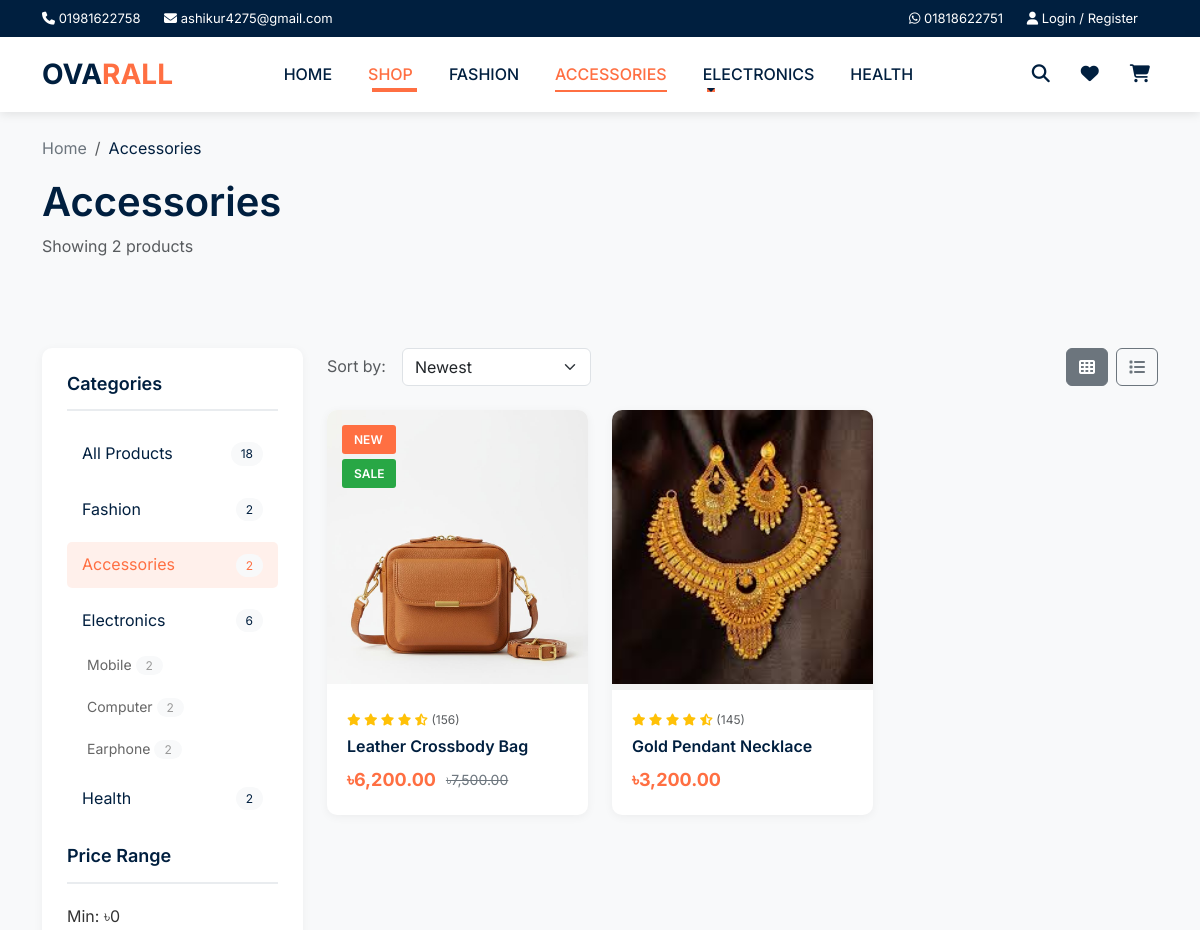
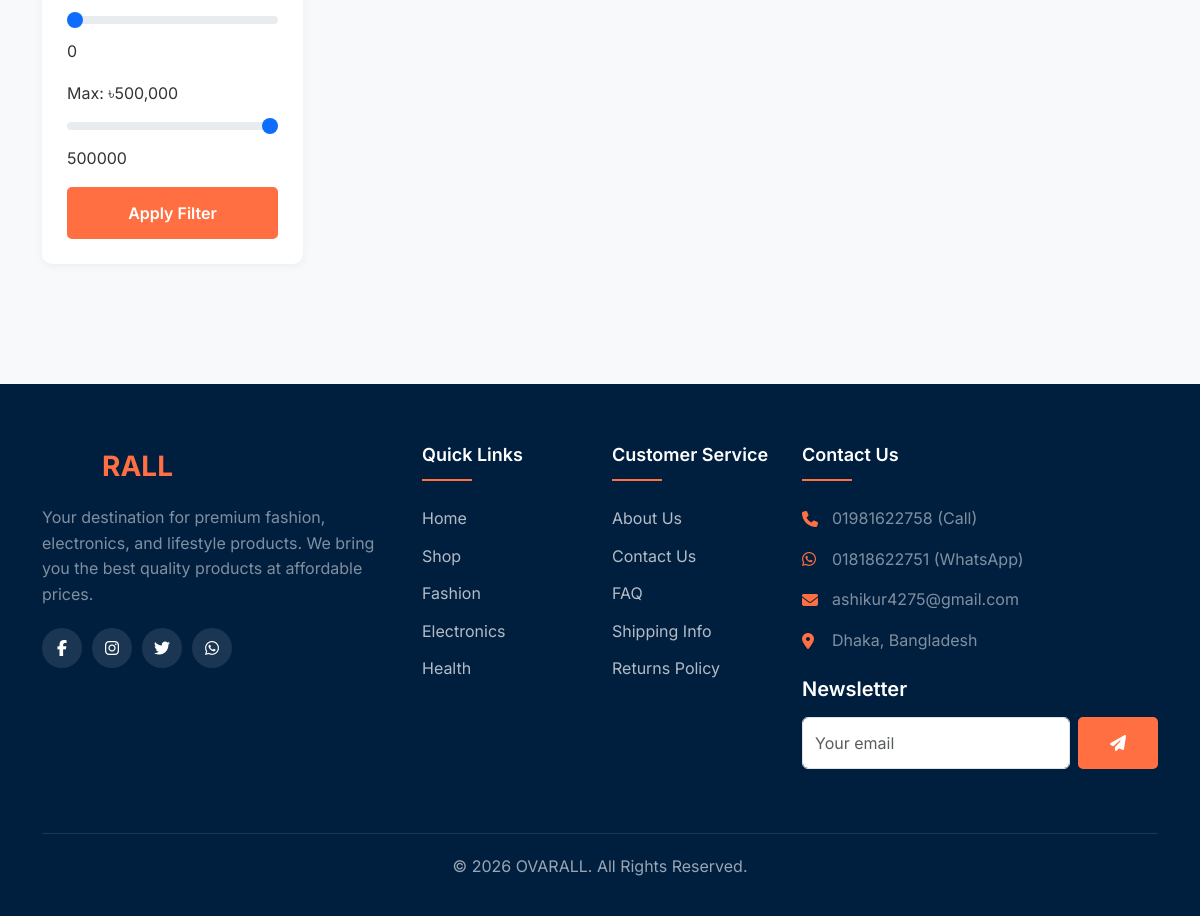
Screenshot of /shop.php?category=accessories with the database file from the repository (2 pictures, top to bottom).
### tables this page shows
CREATE TABLE categories (
    id INT AUTO_INCREMENT PRIMARY KEY,
    name VARCHAR(100) NOT NULL,
    slug VARCHAR(100) UNIQUE NOT NULL,
    description TEXT,
    parent_id INT DEFAULT NULL,
    image VARCHAR(255),
    sort_order INT DEFAULT 0,
    is_active BOOLEAN DEFAULT TRUE,
    created_at TIMESTAMP DEFAULT CURRENT_TIMESTAMP,
    FOREIGN KEY (parent_id) REFERENCES categories(id) ON DELETE SET NULL
);

CREATE TABLE products (
    id INT AUTO_INCREMENT PRIMARY KEY,
    name VARCHAR(200) NOT NULL,
    slug VARCHAR(200) UNIQUE NOT NULL,
    description TEXT,
    short_description TEXT,
    price DECIMAL(10, 2) NOT NULL,
    sale_price DECIMAL(10, 2) DEFAULT NULL,
    sku VARCHAR(50) UNIQUE,
    stock INT DEFAULT 0,
    category_id INT,
    image VARCHAR(255),
    gallery TEXT,
    sizes VARCHAR(255),
    colors VARCHAR(255),
    is_featured BOOLEAN DEFAULT FALSE,
    is_new BOOLEAN DEFAULT FALSE,
    is_active BOOLEAN DEFAULT TRUE,
    rating DECIMAL(2, 1) DEFAULT 5.0,
    review_count INT DEFAULT 0,
    created_at TIMESTAMP DEFAULT CURRENT_TIMESTAMP,
    updated_at TIMESTAMP DEFAULT CURRENT_TIMESTAMP ON UPDATE CURRENT_TIMESTAMP,
    FOREIGN KEY (category_id) REFERENCES categories(id) ON DELETE SET NULL
);

### includes/config.php (called while the page is built, shortened)
<?php
function formatPrice($price) {
    return CURRENCY . number_format($price, 2);
}
?>

### shop.php (the view, shortened to what this page needs)
<?php
require_once 'includes/header.php';
$db = getDB();
$categorySlug = isset($_GET['category']) ? $_GET['category'] : null;
$search = isset($_GET['search']) ? trim($_GET['search']) : null;
$minPrice = isset($_GET['min_price']) ? (float)$_GET['min_price'] : 0;
$maxPrice = isset($_GET['max_price']) ? (float)$_GET['max_price'] : 500000;
$sort = isset($_GET['sort']) ? $_GET['sort'] : 'newest';
$mainCategories = $db->query("SELECT * FROM categories WHERE parent_id IS NULL AND is_active = 1 ORDER BY sort_order")->fetchAll();
$currentCategory = null;
if ($categorySlug) {
    $stmt = $db->prepare("SELECT * FROM categories WHERE slug = ?");
    $stmt->execute([$categorySlug]);
    $currentCategory = $stmt->fetch();
}
$sql = "SELECT p.*, c.name as category_name, c.slug as category_slug
        FROM products p
        LEFT JOIN categories c ON p.category_id = c.id
        WHERE p.is_active = 1";
$params = [];
if ($currentCategory) {
    $subCats = $db->prepare("SELECT id FROM categories WHERE parent_id = ?");
    $subCats->execute([$currentCategory['id']]);
    $subCatIds = $subCats->fetchAll(PDO::FETCH_COLUMN);
    if ($subCatIds) {
        $placeholders = implode(',', array_fill(0, count($subCatIds), '?'));
        $sql .= " AND (p.category_id = ? OR p.category_id IN ($placeholders))";
        $params[] = $currentCategory['id'];
        $params = array_merge($params, $subCatIds);
    } else {
        $sql .= " AND p.category_id = ?";
        $params[] = $currentCategory['id'];
    }
}
$sql .= " AND p.price BETWEEN ? AND ?";
$params[] = $minPrice;
$params[] = $maxPrice;
switch ($sort) {
    default:
        $sql .= " ORDER BY p.created_at DESC";
}
$stmt = $db->prepare($sql);
$stmt->execute($params);
$products = $stmt->fetchAll();
$countStmt = $db->query("SELECT c.id, COUNT(p.id) as count
    FROM categories c
    LEFT JOIN products p ON c.id = p.category_id AND p.is_active = 1
    WHERE c.is_active = 1
    GROUP BY c.id");
$countResults = $countStmt->fetchAll(PDO::FETCH_ASSOC);
$catCounts = [];
foreach ($countResults as $row) {
    $catCounts[$row['id']] = $row['count'];
}
$catCounts[3] = 6;
?>
<section class="py-4 bg-light">
    <div class="container">
        <nav aria-label="breadcrumb">
            <ol class="breadcrumb mb-0">
                <li class="breadcrumb-item"><a href="index.php">Home</a></li>
                <li class="breadcrumb-item active">
                    <?php echo $currentCategory ? $currentCategory['name'] : ($search ? 'Search: ' . htmlspecialchars($search) : 'All Products'); ?>
                </li>
            </ol>
        </nav>
        <h1 class="mt-3">
            <?php echo $currentCategory ? $currentCategory['name'] : ($search ? 'Search Results' : 'All Products'); ?>
        </h1>
        <p class="text-muted">Showing <?php echo count($products); ?> products</p>
    </div>
</section>
<section class="py-5">
    <div class="container">
        <div class="row">
            <div class="col-lg-3 mb-4">
                <div class="shop-sidebar">
                    <h4 class="sidebar-title">Categories</h4>
                    <ul class="category-list">
                        <li>
                            <a href="shop.php" class="<?php echo !$currentCategory ? 'active' : ''; ?>">
                                All Products
                                <span class="count"><?php echo array_sum($catCounts); ?></span>
                            </a>
                        </li>
                        <?php foreach ($mainCategories as $cat): ?>
                            <li>
                                <a href="shop.php?category=<?php echo $cat['slug']; ?>"
                                   class="<?php echo $currentCategory && $currentCategory['id'] == $cat['id'] ? 'active' : ''; ?>">
                                    <?php echo $cat['name']; ?>
                                    <span class="count"><?php echo $catCounts[$cat['id']] ?? 0; ?></span>
                                </a>
                                <?php
                                $subStmt = $db->prepare("SELECT * FROM categories WHERE parent_id = ? AND is_active = 1 ORDER BY sort_order");
                                $subStmt->execute([$cat['id']]);
                                $subCategories = $subStmt->fetchAll();
                                ?>
                                <?php if (!empty($subCategories)): ?>
                                    <ul class="sub-category-list" style="list-style: none; padding-left: 20px; margin-top: 5px;">
                                        <?php foreach ($subCategories as $subCat): ?>
                                            <li>
                                                <a href="shop.php?category=<?php echo $subCat['slug']; ?>"
                                                   style="font-size: 14px; padding: 5px 0; display: block;">
                                                    <?php echo $subCat['name']; ?>
                                                    <span class="count"><?php echo $catCounts[$subCat['id']] ?? 0; ?></span>
                                                </a>
                                            </li>
                                        <?php endforeach; ?>
                                    </ul>
                                <?php endif; ?>
                            </li>
                        <?php endforeach; ?>
                    </ul>
                    <h4 class="sidebar-title mt-4">Price Range</h4>
                    <form action="shop.php" method="GET">
                        <div class="mb-3">
                            <label class="form-label">Min: ৳<?php echo number_format($minPrice); ?></label>
                            <input type="range" name="min_price" class="form-range" min="0" max="500000" step="1000"
                                   value="<?php echo $minPrice; ?>" oninput="this.nextElementSibling.value = this.value">
                            <output><?php echo $minPrice; ?></output>
                        </div>
                        <div class="mb-3">
                            <label class="form-label">Max: ৳<?php echo number_format($maxPrice); ?></label>
                            <input type="range" name="max_price" class="form-range" min="0" max="500000" step="1000"
                                   value="<?php echo $maxPrice; ?>" oninput="this.nextElementSibling.value = this.value">
                            <output><?php echo $maxPrice; ?></output>
                        </div>
                        <button type="submit" class="btn btn-primary-custom w-100">Apply Filter</button>
                    </form>
                </div>
            </div>
            <div class="col-lg-9">
                <div class="d-flex justify-content-between align-items-center mb-4">
                    <div class="d-flex align-items-center gap-3">
                        <span class="text-muted">Sort by:</span>
                        <select class="form-select" style="width: auto;" onchange="location.href=this.value">
                            <option value="?<?php echo http_build_query(array_merge($_GET, ['sort' => 'newest'])); ?>" <?php echo $sort == 'newest' ? 'selected' : ''; ?>>Newest</option>
                        </select>
                    </div>
                    <div class="d-flex gap-2">
                        <button class="btn btn-outline-secondary active"><i class="fas fa-th"></i></button>
                        <button class="btn btn-outline-secondary"><i class="fas fa-list"></i></button>
                    </div>
                </div>
                <?php if (empty($products)): ?>
                    <div class="text-center py-5">
                        <i class="fas fa-search fa-3x text-muted mb-3"></i>
                        <h4>No products found</h4>
                        <p class="text-muted">Try adjusting your filters or search query</p>
                        <a href="shop.php" class="btn btn-primary-custom">View All Products</a>
                    </div>
                <?php else: ?>
                    <div class="row">
                        <?php foreach ($products as $product): ?>
                            <div class="col-lg-4 col-md-6">
                                <div class="product-card">
                                    <div class="product-image">
                                        <a href="product.php?slug=<?php echo $product['slug']; ?>">
                                            <img src="<?php echo $product['image'] ?: 'https://via.placeholder.com/300x400?text=' . urlencode($product['name']); ?>" alt="<?php echo $product['name']; ?>">
                                        </a>
                                        <div class="product-badges">
                                            <?php if ($product['is_new']): ?>
                                                <span class="badge-new">NEW</span>
                                            <?php endif; ?>
                                            <?php if ($product['sale_price']): ?>
                                                <span class="badge-sale">SALE</span>
                                            <?php endif; ?>
                                        </div>
                                        <div class="product-actions">
                                        </div>
                                    </div>
                                    <div class="product-info">
                                        <div class="product-rating">
                                            <?php for ($i = 1; $i <= 5; $i++): ?>
                                                <i class="fas fa-star<?php echo $i > $product['rating'] ? '-half-alt' : ''; ?>"></i>
                                            <?php endfor; ?>
                                            <span class="text-muted">(<?php echo $product['review_count']; ?>)</span>
                                        </div>
                                        <a href="product.php?slug=<?php echo $product['slug']; ?>">
                                            <h3 class="product-title"><?php echo $product['name']; ?></h3>
                                        </a>
                                        <div class="product-price">
                                            <span class="price-current"><?php echo formatPrice($product['sale_price'] ?: $product['price']); ?></span>
                                            <?php if ($product['sale_price']): ?>
                                                <span class="price-old"><?php echo formatPrice($product['price']); ?></span>
                                            <?php endif; ?>
                                        </div>
                                    </div>
                                </div>
                            </div>
                        <?php endforeach; ?>
                    </div>
                <?php endif; ?>
            </div>
        </div>
    </div>
</section>
<?php require_once 'includes/footer.php'; ?>

### assets/css/style.css (style rules this page uses)
:root { --primary-color: #ff6f42; --secondary-color: #2c3e50; --dark-color: #001f3f; --light-color: #f8f9fa; --gray-color: #6c757d; --border-color: #e9ecef; --success-color: #28a745; --danger-color: #dc3545; --warning-color: #ffc107; }
* { margin: 0; padding: 0; box-sizing: border-box; }
body { font-family: 'Inter', -apple-system, BlinkMacSystemFont, 'Segoe UI', Roboto, sans-serif; line-height: 1.6; color: #333; background-color: #f8f9fa; }
h1, h2, h3, h4, h5, h6 { font-weight: 600; color: var(--dark-color); }
a { text-decoration: none; color: inherit; transition: all 0.3s ease; }
.btn-primary-custom { background: var(--primary-color); color: #fff; padding: 12px 30px; border-radius: 5px; font-weight: 600; border: 2px solid var(--primary-color); transition: all 0.3s ease; }
.product-card { background: #fff; border-radius: 10px; overflow: hidden; box-shadow: 0 2px 10px rgba(0,0,0,0.05); transition: all 0.3s ease; margin-bottom: 30px; }
.product-image { position: relative; overflow: hidden; height: 280px; }
.product-image img { width: 100%; height: 100%; object-fit: cover; transition: transform 0.5s ease; }
.product-badges { position: absolute; top: 15px; left: 15px; display: flex; flex-direction: column; gap: 5px; }
.badge-sale { background: var(--success-color); color: #fff; padding: 5px 12px; border-radius: 3px; font-size: 12px; font-weight: 600; }
.badge-new { background: var(--primary-color); color: #fff; padding: 5px 12px; border-radius: 3px; font-size: 12px; font-weight: 600; }
.product-actions { position: absolute; bottom: -50px; left: 0; right: 0; display: flex; justify-content: center; gap: 10px; padding: 15px; background: rgba(255,255,255,0.95); transition: bottom 0.3s ease; }
.product-info { padding: 20px; }
.product-rating { color: #ffc107; font-size: 12px; margin-bottom: 8px; }
.product-title { font-size: 16px; font-weight: 600; margin-bottom: 10px; color: var(--dark-color); white-space: nowrap; overflow: hidden; text-overflow: ellipsis; }
.product-price { display: flex; align-items: center; gap: 10px; }
.price-current { font-size: 18px; font-weight: 700; color: var(--primary-color); }
.price-old { font-size: 14px; color: var(--gray-color); text-decoration: line-through; }
.shop-sidebar { background: #fff; border-radius: 10px; padding: 25px; box-shadow: 0 2px 10px rgba(0,0,0,0.05); }
.sidebar-title { font-size: 18px; font-weight: 600; margin-bottom: 20px; padding-bottom: 15px; border-bottom: 2px solid var(--border-color); }
.category-list { list-style: none; padding: 0; }
.category-list li { margin-bottom: 10px; }
.category-list a { display: flex; justify-content: space-between; align-items: center; padding: 10px 15px; border-radius: 5px; color: var(--dark-color); transition: all 0.3s ease; }
.category-list a:hover, .category-list a.active { background: rgba(255, 111, 66, 0.1); color: var(--primary-color); }
.category-list .count { background: var(--light-color); padding: 2px 10px; border-radius: 15px; font-size: 12px; }
.breadcrumb { background: transparent; padding: 0; }
.breadcrumb-item a { color: var(--gray-color); }
.breadcrumb-item.active { color: var(--dark-color); }

### includes/header.php (style rules this page uses)
.sub-category-list { list-style: none; padding-left: 20px; margin-top: 5px; }
.sub-category-list li a { font-size: 14px; color: #666; transition: all 0.3s; display: block; padding: 5px 0; }
.sub-category-list .count { font-size: 12px; color: #999; }

### rows the page displays
categories: name "Accessories", id "2"
categories: name "Fashion", id "2"
categories: name "Electronics", id "6"
categories: name "Mobile", id "2"
categories: name "Computer", id "2"
categories: name "Earphone", id "2"
categories: name "Health", id "2"
products: image (picture), is_new "NEW", shows "SALE", review_count "156", name "Leather Crossbody Bag", sale_price "৳6,200.00", price "৳7,500.00"
products: image (picture), review_count "145", name "Gold Pendant Necklace", sale_price+price "৳3,200.00"

### other values shown
CONTACT_PHONE "01981622758"
CONTACT_EMAIL "ashikur4275@gmail.com"
CONTACT_WHATSAPP "01818622751"
count($products) "2"
array_sum($catCounts) "18"
$minPrice "0"
$maxPrice "500,000"
$maxPrice "500000"
SITE_NAME "OVARALL"
